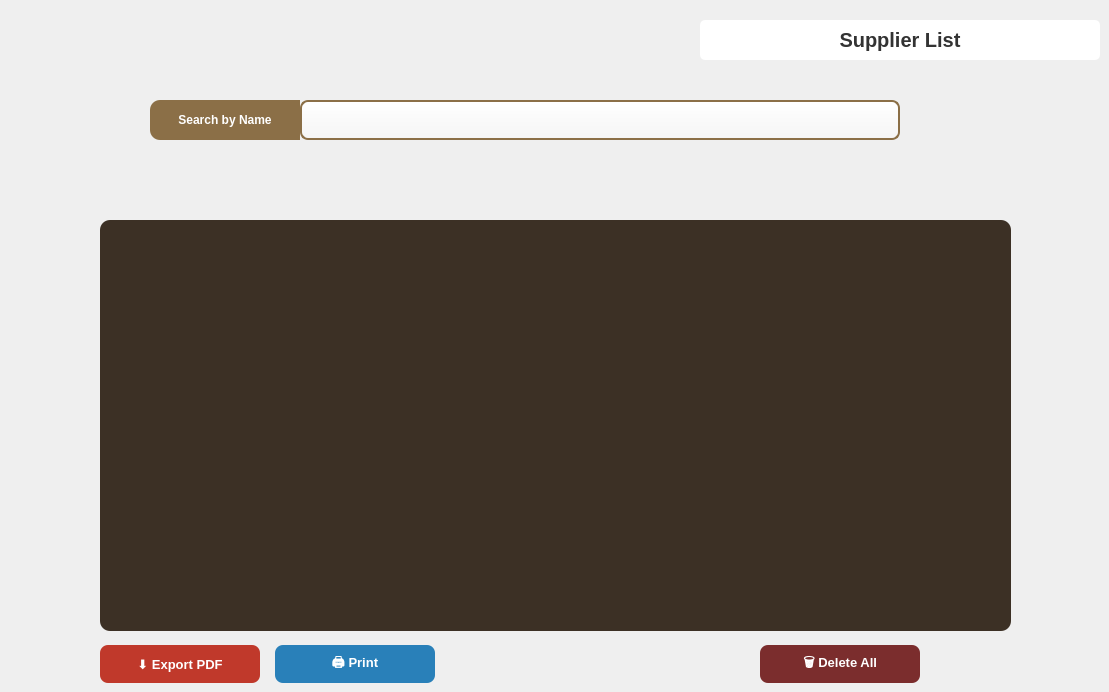
   <widget class="QWidget" name="tab_view">
    <property name="styleSheet">
     <string notr="true">
          QLineEdit {
              background: qlineargradient(x1:0, y1:0, x2:0, y2:1, stop:0 #FFFFFF, stop:1 #F5F5F5);
              border: 2px solid #8B6F47;
              border-radius: 8px;
              padding: 3px 12px;
              font-size: 14px;
              color: #333;
              selection-background-color: #8B6F47;
              selection-color: white;
          }
          QLineEdit:hover {
              border: 2px solid #A0825A;
              background: qlineargradient(x1:0, y1:0, x2:0, y2:1, stop:0 #FFFFFF, stop:1 #FAFAFA);
          }
          QLineEdit:focus {
              border: 2px solid #8B4513; 
              background: #FFFAF0;
          }
       </string>
    </property>
    <attribute name="title">
     <string>View Supplier</string>
    </attribute>
    <widget class="QLabel" name="lbl_title_view">
     <property name="geometry">
      <rect>
       <x>700</x>
       <y>20</y>
       <width>400</width>
       <height>40</height>
      </rect>
     </property>
     <property name="styleSheet">
      <string notr="true">font-size: 20px; font-weight: bold; color: #333; background: white; border-radius: 5px; padding: 5px;
</string>
     </property>
     <property name="text">
      <string>Supplier List</string>
     </property>
     <property name="alignment">
      <set>Qt::AlignmentFlag::AlignCenter</set>
     </property>
    </widget>
    <widget class="QPushButton" name="btn_chercher">
     <property name="geometry">
      <rect>
       <x>150</x>
       <y>100</y>
       <width>150</width>
       <height>40</height>
      </rect>
     </property>
     <property name="styleSheet">
      <string notr="true">
        QPushButton { background-color: #8B6F47; border-top-left-radius: 10px; border-bottom-left-radius: 10px; color: white; font-weight: bold; border: none; } QPushButton:hover { background-color: #FFF; border: 2px solid #8B6F47; color: #8B6F47; }
        QPushButton:hover { background-color: #C19DAF; }
       </string>
     </property>
     <property name="text">
      <string>Search by Name</string>
     </property>
     <property name="icon">
      <iconset resource="resources.qrc">
       <normaloff>:/assets/icon_search.png</normaloff>:/assets/icon_search.png</iconset>
     </property>
    </widget>
    <widget class="QLineEdit" name="le_recherche">
     <property name="geometry">
      <rect>
       <x>300</x>
       <y>100</y>
       <width>600</width>
       <height>40</height>
      </rect>
     </property>
      <property name="styleSheet">
       <string notr="true"/>
      </property>
     <property name="placeholderText">
      <string/>
     </property>
    </widget>
    <widget class="QTableView" name="tableView">
     <property name="geometry">
      <rect>
       <x>100</x>
       <y>220</y>
       <width>911</width>
       <height>411</height>
      </rect>
     </property>
     <property name="styleSheet">
      <string notr="true">
        QTableView { background-color: rgba(44, 30, 18, 0.92); color: #F5E6D3; border-radius: 10px; gridline-color: #8B6F47; selection-background-color: rgba(193,127,62,0.35); selection-color: #F5E6D3; }
        QTableView::item { background-color: rgba(44, 30, 18, 0.96); color: #F5E6D3; border: none; }
        QTableView::item:selected { background-color: rgba(193,127,62,0.45); color: #FFFFFF; }
        QHeaderView::section { background-color: #8B6F47; color: #F5E6D3; font-weight: bold; border: none; padding: 5px; }
       </string>
     </property>
     </widget>
     <widget class="QPushButton" name="btn_export_pdf_view">
      <property name="geometry">
       <rect>
        <x>100</x>
        <y>645</y>
        <width>160</width>
        <height>38</height>
       </rect>
      </property>
      <property name="styleSheet">
       <string notr="true">QPushButton { background-color: #C0392B; border-radius: 8px; color: white; font-weight: bold; font-size: 13px; } QPushButton:hover { background-color: #E74C3C; }</string>
      </property>
      <property name="text">
       <string>⬇ Export PDF</string>
      </property>
      <property name="cursor">
       <cursorShape>PointingHandCursor</cursorShape>
      </property>
     </widget>
     <widget class="QPushButton" name="btn_print_view">
      <property name="geometry">
       <rect>
        <x>275</x>
        <y>645</y>
        <width>160</width>
        <height>38</height>
       </rect>
      </property>
      <property name="styleSheet">
       <string notr="true">QPushButton { background-color: #2980B9; border-radius: 8px; color: white; font-weight: bold; font-size: 13px; } QPushButton:hover { background-color: #3498DB; }</string>
      </property>
      <property name="text">
       <string>🖨 Print</string>
      </property>
      <property name="cursor">
       <cursorShape>PointingHandCursor</cursorShape>
      </property>
     </widget>
     <widget class="QPushButton" name="btn_delete_all_view">
      <property name="geometry">
       <rect>
        <x>760</x>
        <y>645</y>
        <width>160</width>
        <height>38</height>
       </rect>
      </property>
      <property name="styleSheet">
       <string notr="true">QPushButton { background-color: #7B2D2D; border-radius: 8px; color: white; font-weight: bold; font-size: 13px; } QPushButton:hover { background-color: #C0392B; }</string>
      </property>
      <property name="text">
       <string>🗑 Delete All</string>
      </property>
      <property name="cursor">
       <cursorShape>PointingHandCursor</cursorShape>
      </property>
     </widget>
    </widget>
